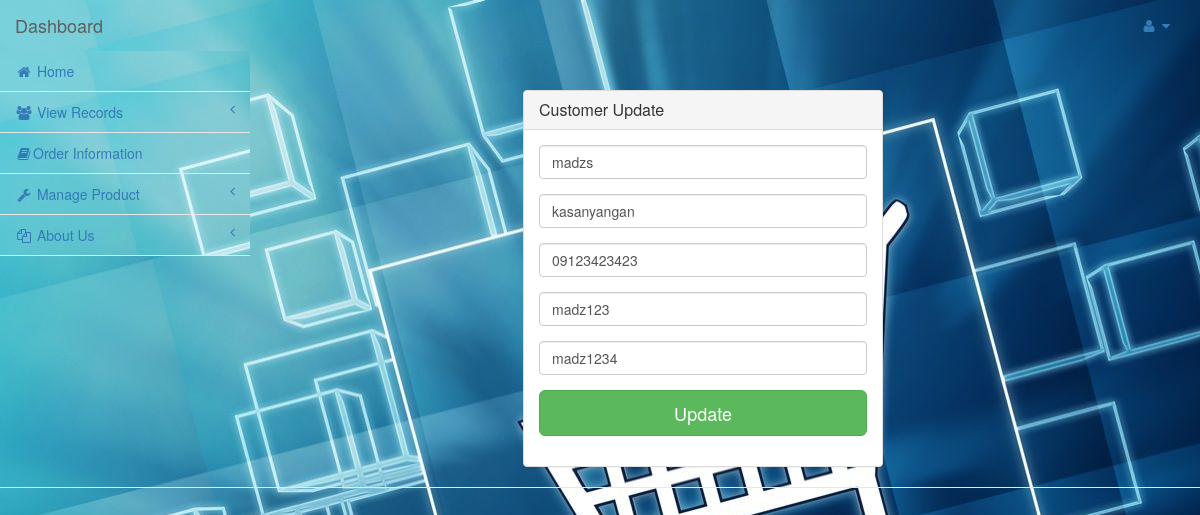
Screenshot of /admin/update_customer.php?update=2 with the database file from the repository.
### tables this page shows
CREATE TABLE `user` (
  `user_id` int(11) NOT NULL,
  `name` varchar(100) NOT NULL,
  `address` varchar(100) NOT NULL,
  `contact` text NOT NULL,
  `username` varchar(100) NOT NULL,
  `password` varchar(100) NOT NULL
);

### admin/update_customer.php (the view, shortened to what this page needs)
<!DOCTYPE html>
<html lang="en">
<?php
include'connect.php';
?>
<head>
    <link href="../vendor/bootstrap/css/bootstrap.min.css" rel="stylesheet">
    <link href="../vendor/metisMenu/metisMenu.min.css" rel="stylesheet">
    <link href="../dist/css/sb-admin-2.css" rel="stylesheet">
    <link href="../vendor/font-awesome/css/font-awesome.min.css" rel="stylesheet" type="text/css">
</head>
<body style="background-image: url('images/shops.jpg')">
<div id="wrapper">
<?php
	if (isset($_GET['update'])){
		$fetch = "SELECT * FROM user WHERE user_id='".$_GET['update']."'";
		$sql = mysqli_query($conn,$fetch);
		$rest = mysqli_fetch_array($sql);
	}
?>
<nav class="navbar navbar-default navbar-static-top" role="navigation" style="background-image: url('images/shops.jpg')">
    <div class="navbar-header">
        <a class="navbar-brand" href="home.php">Dashboard</a>
    </div>
    <ul class="nav navbar-top-links navbar-right">
        <li class="dropdown">
            <a class="dropdown-toggle" data-toggle="dropdown" href="#">
                <i class="fa fa-user fa-fw"></i> <i class="fa fa-caret-down"></i>
            </a>
        </li>
    </ul>
    <?php
    include 'dashboard.php';
    ?>
    </div>
    <form method="post" action="">
    <div id="wrapper" style="background-image: url('images/shops.jpg')">
        <div class="container">
        <div class="row">
            <div class="col-md-4 col-md-offset-4">
                <div class="login-panel panel panel-default">
                    <div class="panel-heading">
                        <h3 class="panel-title">Customer Update</h3>
                    </div>
                    <div class="panel-body">
                        <form role="form">
                            <fieldset>
                                <div class="form-group">
                                    <input class="form-control" placeholder="Your name" name="txtname" type="text" value="<?php echo $rest['name']; ?>">
                                </div>
                                <div class="form-group">
                                    <input class="form-control" placeholder="Your address" name="txtaddress" type="text" value=<?php echo $rest['address']; ?>>
                                </div>
                                <div class="form-group">
                                    <input class="form-control" placeholder="Your contact" name="txtcontact" type="text" maxlength="11" value="<?php echo $rest['contact']; ?>">
                                </div>
                                <div class="form-group">
                                    <input class="form-control" placeholder="Enter new username" name="txtusername" type="text" value="<?php echo $rest['username']; ?>">
                                </div>
                                <div class="form-group">
                                    <input class="form-control" placeholder="Enter new password" name="txtpassword" type="text" value="<?php echo $rest['password']; ?>">
                                </div>
                                <div class="form-group">
                                <input type="submit" name="update" value="Update" class="btn btn-lg btn-success btn-block">
                                </div>
                                </div>
                        </form>
                    </div>
</body>
</html>

### rows the page displays
user: txtname "madzs", txtaddress "kasanyangan", txtcontact "09123423423", txtusername "madz123", txtpassword "madz1234"
